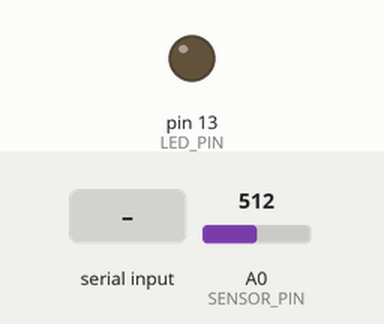
Bench run of a sketch on a simulated Arduino Uno, built with avr-gcc and run on an emulated ATmega328P. Parts: output pins drawn as LEDs (lit = HIGH). The test bench sets the inputs (shaded band); at power-on: A0 (SENSOR_PIN) = 512. The modem accepts every AT command (registered, SIM ready, sends succeed) and sends nothing else; what the sketch prints to the serial monitor is not drawn.

Above: at 1.4 s.
1.5 s: "1" received over the second serial link
At 1.8 s:
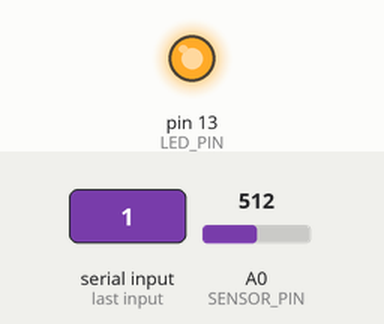
3.0 s: "0" received over the second serial link
At 4.2 s:
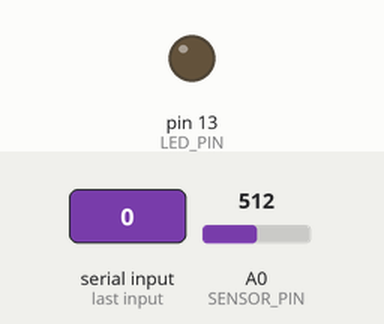
Timing chart, 0 to 6.0 s (numbered marks = the images above; inputs shaded):
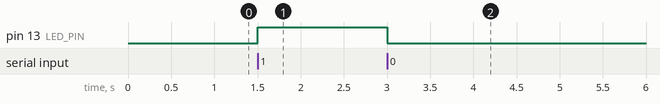

Measured:
- after the input at 1.5 s, pin 13 (LED_PIN): LOW → HIGH at once
- after the input at 3.0 s, pin 13 (LED_PIN): HIGH → LOW at once

The sketch:

arduino_hm10.ino
```cpp
#include <SoftwareSerial.h>

// Pin per HM-10 (TXD -> 10, RXD -> 11)
SoftwareSerial bleSerial(10, 11); // RX | TX
const int LED_PIN = 13;           // LED su pin 13
const int SENSOR_PIN = A0;        // Sensore analogico su A0

void setup() {
  Serial.begin(9600);         // Seriale per debug
  bleSerial.begin(9600);      // Seriale per HM-10
  pinMode(LED_PIN, OUTPUT);
  digitalWrite(LED_PIN, LOW);

  // Configurazione iniziale HM-10 (opzionale)
  bleSerial.print("AT+NAME=RIQA_BLE"); // Imposta nome
  delay(100);
  bleSerial.print("AT+ROLE0");         // Modalità periferica
  delay(100);
  Serial.println("HM-10 Pronto");
}

void loop() {
  // Ricezione comandi dall'app
  if (bleSerial.available()) {
    char command = bleSerial.read();
    if (command == '1') {
      digitalWrite(LED_PIN, HIGH);
      bleSerial.println("LED ON");
    } else if (command == '0') {
      digitalWrite(LED_PIN, LOW);
      bleSerial.println("LED OFF");
    }
  }

  // Invio dati sensore ogni 2 secondi
  static unsigned long lastTime = 0;
  if (millis() - lastTime >= 2000) {
    int sensorValue = analogRead(SENSOR_PIN);
    float voltage = sensorValue * (3.3 / 1023.0); // HM-10 usa 3.3V
    bleSerial.print("TEMP:");
    bleSerial.println(voltage);
    lastTime = millis();
  }
}
```
